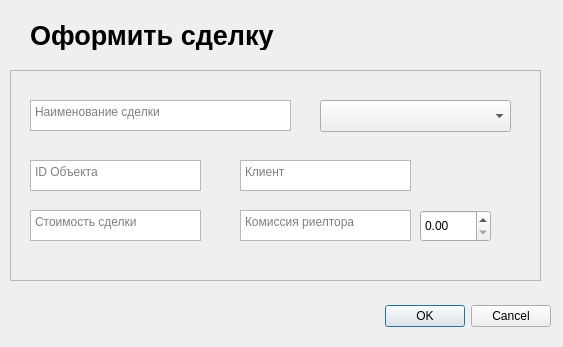
<?xml version="1.0" encoding="UTF-8"?>
<ui version="4.0">
 <class>Dialog_Deals_add</class>
 <widget class="QDialog" name="Dialog_Deals_add">
  <property name="windowModality">
   <enum>Qt::NonModal</enum>
  </property>
  <property name="geometry">
   <rect>
    <x>0</x>
    <y>0</y>
    <width>563</width>
    <height>347</height>
   </rect>
  </property>
  <property name="windowTitle">
   <string>Dialog</string>
  </property>
  <property name="styleSheet">
   <string notr="true"/>
  </property>
  <property name="sizeGripEnabled">
   <bool>false</bool>
  </property>
  <property name="modal">
   <bool>false</bool>
  </property>
  <widget class="QDialogButtonBox" name="buttonBox">
   <property name="geometry">
    <rect>
     <x>210</x>
     <y>300</y>
     <width>341</width>
     <height>32</height>
    </rect>
   </property>
   <property name="orientation">
    <enum>Qt::Horizontal</enum>
   </property>
   <property name="standardButtons">
    <set>QDialogButtonBox::Cancel|QDialogButtonBox::Ok</set>
   </property>
  </widget>
  <widget class="QFrame" name="frame">
   <property name="geometry">
    <rect>
     <x>650</x>
     <y>110</y>
     <width>120</width>
     <height>80</height>
    </rect>
   </property>
   <property name="frameShape">
    <enum>QFrame::StyledPanel</enum>
   </property>
   <property name="frameShadow">
    <enum>QFrame::Raised</enum>
   </property>
  </widget>
  <widget class="QFrame" name="frame_2">
   <property name="geometry">
    <rect>
     <x>10</x>
     <y>70</y>
     <width>531</width>
     <height>211</height>
    </rect>
   </property>
   <property name="frameShape">
    <enum>QFrame::StyledPanel</enum>
   </property>
   <property name="frameShadow">
    <enum>QFrame::Raised</enum>
   </property>
   <widget class="QDoubleSpinBox" name="sp_deal_cpercent">
    <property name="geometry">
     <rect>
      <x>410</x>
      <y>140</y>
      <width>71</width>
      <height>32</height>
     </rect>
    </property>
   </widget>
   <widget class="QPlainTextEdit" name="te_deal_cost">
    <property name="geometry">
     <rect>
      <x>20</x>
      <y>140</y>
      <width>171</width>
      <height>31</height>
     </rect>
    </property>
    <property name="styleSheet">
     <string notr="true"/>
    </property>
    <property name="frameShadow">
     <enum>QFrame::Sunken</enum>
    </property>
    <property name="lineWidth">
     <number>1</number>
    </property>
    <property name="verticalScrollBarPolicy">
     <enum>Qt::ScrollBarAlwaysOff</enum>
    </property>
    <property name="placeholderText">
     <string>Стоимость сделки</string>
    </property>
   </widget>
   <widget class="QPlainTextEdit" name="te_deal_client">
    <property name="geometry">
     <rect>
      <x>230</x>
      <y>90</y>
      <width>171</width>
      <height>31</height>
     </rect>
    </property>
    <property name="styleSheet">
     <string notr="true"/>
    </property>
    <property name="frameShadow">
     <enum>QFrame::Sunken</enum>
    </property>
    <property name="lineWidth">
     <number>1</number>
    </property>
    <property name="verticalScrollBarPolicy">
     <enum>Qt::ScrollBarAlwaysOff</enum>
    </property>
    <property name="placeholderText">
     <string>Клиент</string>
    </property>
   </widget>
   <widget class="QPlainTextEdit" name="te_deal_name">
    <property name="geometry">
     <rect>
      <x>20</x>
      <y>30</y>
      <width>261</width>
      <height>31</height>
     </rect>
    </property>
    <property name="styleSheet">
     <string notr="true"/>
    </property>
    <property name="frameShadow">
     <enum>QFrame::Sunken</enum>
    </property>
    <property name="lineWidth">
     <number>1</number>
    </property>
    <property name="verticalScrollBarPolicy">
     <enum>Qt::ScrollBarAlwaysOff</enum>
    </property>
    <property name="placeholderText">
     <string>Наименование сделки</string>
    </property>
   </widget>
   <widget class="QPlainTextEdit" name="te_deal_csum">
    <property name="geometry">
     <rect>
      <x>230</x>
      <y>140</y>
      <width>171</width>
      <height>31</height>
     </rect>
    </property>
    <property name="styleSheet">
     <string notr="true"/>
    </property>
    <property name="frameShadow">
     <enum>QFrame::Sunken</enum>
    </property>
    <property name="lineWidth">
     <number>1</number>
    </property>
    <property name="verticalScrollBarPolicy">
     <enum>Qt::ScrollBarAlwaysOff</enum>
    </property>
    <property name="placeholderText">
     <string>Комиссия риелтора</string>
    </property>
   </widget>
   <widget class="QPlainTextEdit" name="te_deal_object">
    <property name="geometry">
     <rect>
      <x>20</x>
      <y>90</y>
      <width>171</width>
      <height>31</height>
     </rect>
    </property>
    <property name="styleSheet">
     <string notr="true"/>
    </property>
    <property name="frameShadow">
     <enum>QFrame::Sunken</enum>
    </property>
    <property name="lineWidth">
     <number>1</number>
    </property>
    <property name="verticalScrollBarPolicy">
     <enum>Qt::ScrollBarAlwaysOff</enum>
    </property>
    <property name="placeholderText">
     <string>ID Объекта</string>
    </property>
   </widget>
   <widget class="QComboBox" name="cb_deal_type">
    <property name="geometry">
     <rect>
      <x>310</x>
      <y>30</y>
      <width>191</width>
      <height>32</height>
     </rect>
    </property>
    <property name="placeholderText">
     <string>Тип сделки</string>
    </property>
    <item>
     <property name="text">
      <string>Аренда</string>
     </property>
    </item>
    <item>
     <property name="text">
      <string>Продажа</string>
     </property>
    </item>
   </widget>
  </widget>
  <widget class="QLabel" name="label">
   <property name="geometry">
    <rect>
     <x>30</x>
     <y>20</y>
     <width>501</width>
     <height>30</height>
    </rect>
   </property>
   <property name="font">
    <font>
     <pointsize>20</pointsize>
     <weight>75</weight>
     <bold>true</bold>
    </font>
   </property>
   <property name="text">
    <string>Оформить сделку</string>
   </property>
  </widget>
  <zorder>frame_2</zorder>
  <zorder>buttonBox</zorder>
  <zorder>frame</zorder>
  <zorder>label</zorder>
 </widget>
 <resources/>
 <connections>
  <connection>
   <sender>buttonBox</sender>
   <signal>accepted()</signal>
   <receiver>Dialog_Deals_add</receiver>
   <slot>accept()</slot>
   <hints>
    <hint type="sourcelabel">
     <x>248</x>
     <y>254</y>
    </hint>
    <hint type="destinationlabel">
     <x>157</x>
     <y>274</y>
    </hint>
   </hints>
  </connection>
  <connection>
   <sender>buttonBox</sender>
   <signal>rejected()</signal>
   <receiver>Dialog_Deals_add</receiver>
   <slot>reject()</slot>
   <hints>
    <hint type="sourcelabel">
     <x>316</x>
     <y>260</y>
    </hint>
    <hint type="destinationlabel">
     <x>286</x>
     <y>274</y>
    </hint>
   </hints>
  </connection>
 </connections>
</ui>
